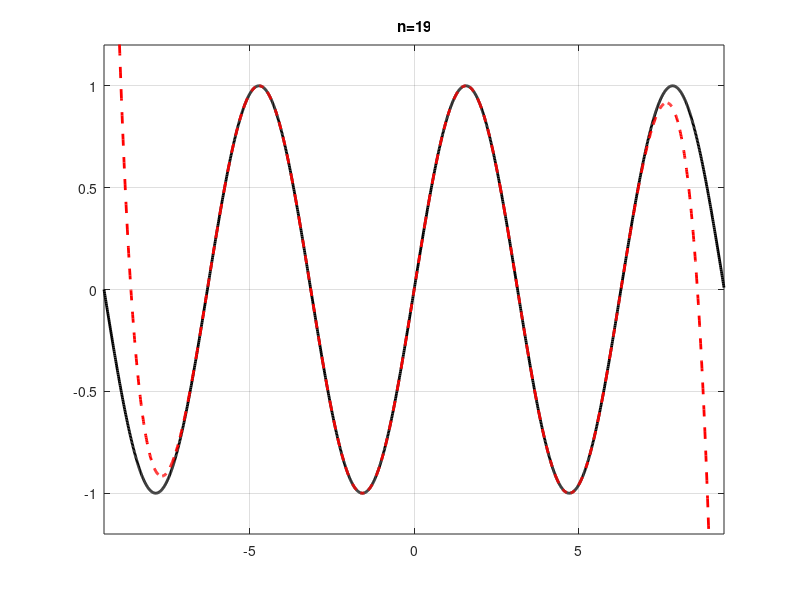

The MATLAB script that drew this image:
% Scripts plotting Taylor polynomial, up to
% a specific order, for the function
% f (x) = its x around x = 0.
% The maximum order of the function is input

Nmax=19;

funk=@(x) sin(x);

x=-3*pi:1e-2:3*pi;

P=0*x;
an=1;

figure(1)
plot(x,funk(x),'k-','linewidth',2)
axis([min(x) max(x) -1.2 1.2])
grid on
pause
for n=1:2:Nmax
  an=(-1)^round((n-1)/2)/factorial(n);
  P=P+an*x.^n;
  plot(x,funk(x),'k-','linewidth',2)
  grid on
  hold on
  plot(x,P,'r--','linewidth',2)
  hold off
  axis([min(x) max(x) -1.2 1.2])
  title(['n=',num2str(n)])
  pause
end
hold off